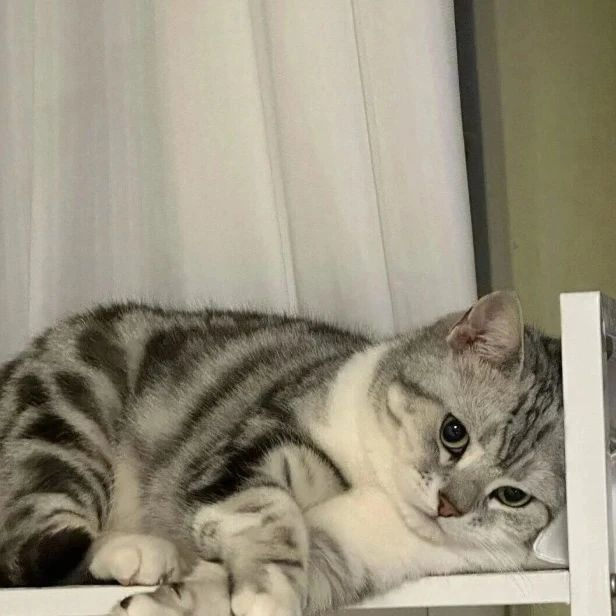
#> input picture cat.jpg, 616 x 616 px
$ python task3.py
#> lines starting #> are read from the running program, lines starting #| are printed output that depends on the picture
import cv2

flipCode = 1
source = cv2.imread('cat.jpg')
#> source is the input picture: shape (616, 616, 3); mean B, G, R 127.2, 146, 152.4
result = cv2.flip(source, flipCode)
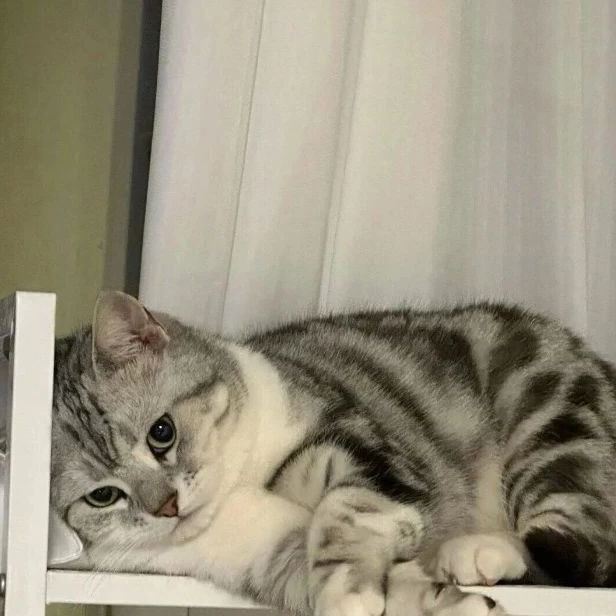
#> result: shape (616, 616, 3); mean B, G, R 127.2, 146, 152.4

cv2.imwrite('result3.jpg', result)

cv2.imshow('Source', source)
cv2.imshow('Result', result)

cv2.waitKey(0)
cv2.destroyAllWindows()
